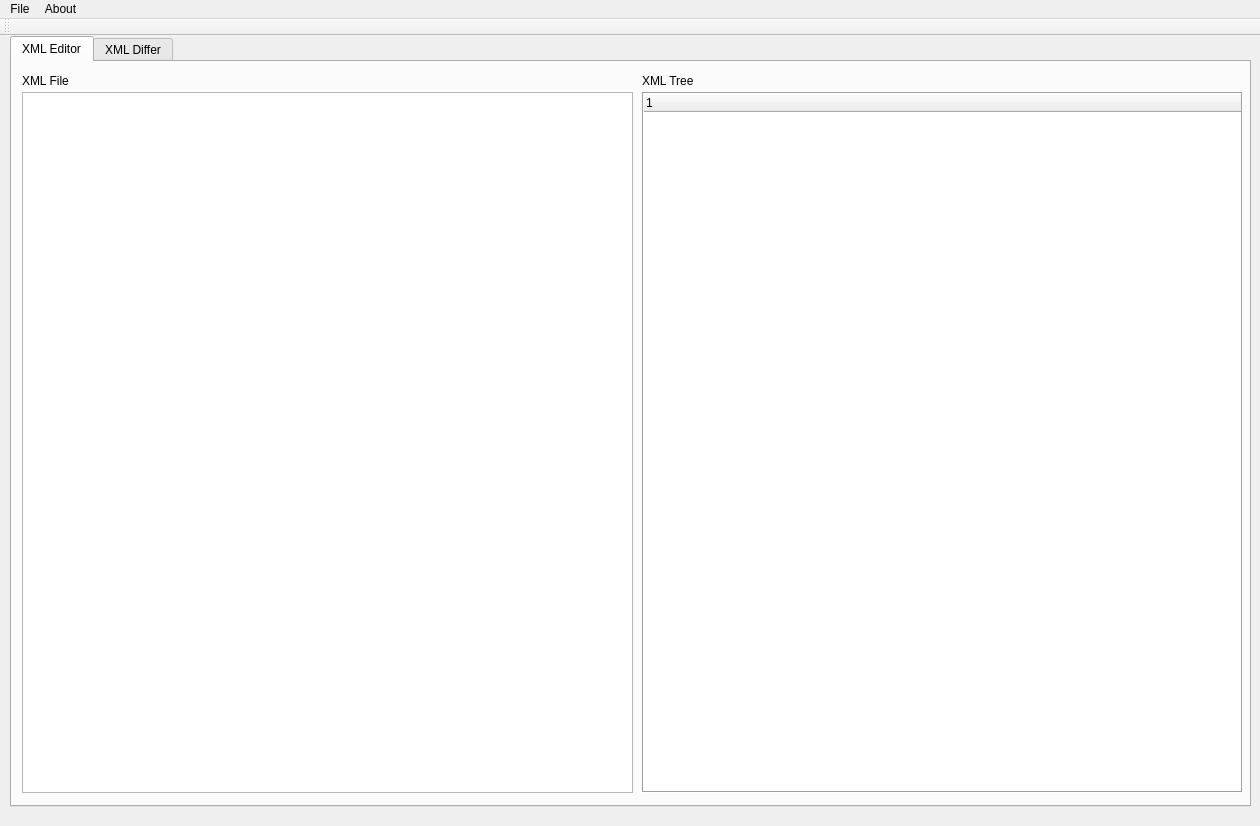
<?xml version="1.0" encoding="UTF-8"?>
<ui version="4.0">
 <class>MainWindow</class>
 <widget class="QMainWindow" name="MainWindow">
  <property name="geometry">
   <rect>
    <x>0</x>
    <y>0</y>
    <width>1260</width>
    <height>826</height>
   </rect>
  </property>
  <property name="windowTitle">
   <string>Qt XML Editor and DIffer </string>
  </property>
  <widget class="QWidget" name="centralWidget">
   <widget class="QLabel" name="label_2">
    <property name="geometry">
     <rect>
      <x>760</x>
      <y>330</y>
      <width>66</width>
      <height>17</height>
     </rect>
    </property>
    <property name="text">
     <string>XML 1</string>
    </property>
   </widget>
   <widget class="QTabWidget" name="tabWidget">
    <property name="geometry">
     <rect>
      <x>10</x>
      <y>0</y>
      <width>1241</width>
      <height>771</height>
     </rect>
    </property>
    <property name="currentIndex">
     <number>0</number>
    </property>
    <widget class="QWidget" name="tab">
     <attribute name="title">
      <string>XML Editor</string>
     </attribute>
     <widget class="QTreeWidget" name="treeWidget">
      <property name="geometry">
       <rect>
        <x>630</x>
        <y>30</y>
        <width>601</width>
        <height>701</height>
       </rect>
      </property>
      <property name="frameShape">
       <enum>QFrame::Box</enum>
      </property>
      <column>
       <property name="text">
        <string notr="true">1</string>
       </property>
      </column>
     </widget>
     <widget class="QLabel" name="label_6">
      <property name="geometry">
       <rect>
        <x>630</x>
        <y>10</y>
        <width>66</width>
        <height>17</height>
       </rect>
      </property>
      <property name="text">
       <string>XML Tree</string>
      </property>
     </widget>
     <widget class="QTextEdit" name="texml1_2">
      <property name="geometry">
       <rect>
        <x>10</x>
        <y>30</y>
        <width>611</width>
        <height>701</height>
       </rect>
      </property>
     </widget>
     <widget class="QLabel" name="label_4">
      <property name="geometry">
       <rect>
        <x>10</x>
        <y>10</y>
        <width>66</width>
        <height>17</height>
       </rect>
      </property>
      <property name="text">
       <string>XML File</string>
      </property>
     </widget>
    </widget>
    <widget class="QWidget" name="tab_1">
     <attribute name="title">
      <string>XML Differ</string>
     </attribute>
     <widget class="QTextEdit" name="texml1">
      <property name="geometry">
       <rect>
        <x>10</x>
        <y>30</y>
        <width>400</width>
        <height>691</height>
       </rect>
      </property>
     </widget>
     <widget class="QTextEdit" name="texml2">
      <property name="geometry">
       <rect>
        <x>420</x>
        <y>30</y>
        <width>400</width>
        <height>691</height>
       </rect>
      </property>
     </widget>
     <widget class="QTreeWidget" name="treeWidget_1">
      <property name="geometry">
       <rect>
        <x>830</x>
        <y>30</y>
        <width>401</width>
        <height>691</height>
       </rect>
      </property>
      <property name="frameShape">
       <enum>QFrame::Box</enum>
      </property>
      <column>
       <property name="text">
        <string notr="true">1</string>
       </property>
      </column>
     </widget>
     <widget class="QLabel" name="label_5">
      <property name="geometry">
       <rect>
        <x>830</x>
        <y>10</y>
        <width>66</width>
        <height>17</height>
       </rect>
      </property>
      <property name="text">
       <string>XML Tree</string>
      </property>
     </widget>
     <widget class="QLabel" name="label_3">
      <property name="geometry">
       <rect>
        <x>420</x>
        <y>10</y>
        <width>66</width>
        <height>17</height>
       </rect>
      </property>
      <property name="text">
       <string>XML 2</string>
      </property>
     </widget>
     <widget class="QLabel" name="label">
      <property name="geometry">
       <rect>
        <x>10</x>
        <y>10</y>
        <width>66</width>
        <height>17</height>
       </rect>
      </property>
      <property name="text">
       <string>XML 1</string>
      </property>
     </widget>
    </widget>
   </widget>
  </widget>
  <widget class="QMenuBar" name="menuBar">
   <property name="geometry">
    <rect>
     <x>0</x>
     <y>0</y>
     <width>1260</width>
     <height>25</height>
    </rect>
   </property>
   <widget class="QMenu" name="menuFile">
    <property name="title">
     <string>File</string>
    </property>
    <addaction name="actionOpenXmls"/>
   </widget>
   <widget class="QMenu" name="menuAbout">
    <property name="title">
     <string>About</string>
    </property>
   </widget>
   <addaction name="menuFile"/>
   <addaction name="menuAbout"/>
  </widget>
  <widget class="QToolBar" name="mainToolBar">
   <attribute name="toolBarArea">
    <enum>TopToolBarArea</enum>
   </attribute>
   <attribute name="toolBarBreak">
    <bool>false</bool>
   </attribute>
  </widget>
  <action name="actionOpenXmls">
   <property name="text">
    <string>Open XML</string>
   </property>
  </action>
 </widget>
 <layoutdefault spacing="6" margin="11"/>
 <resources/>
 <connections/>
</ui>
